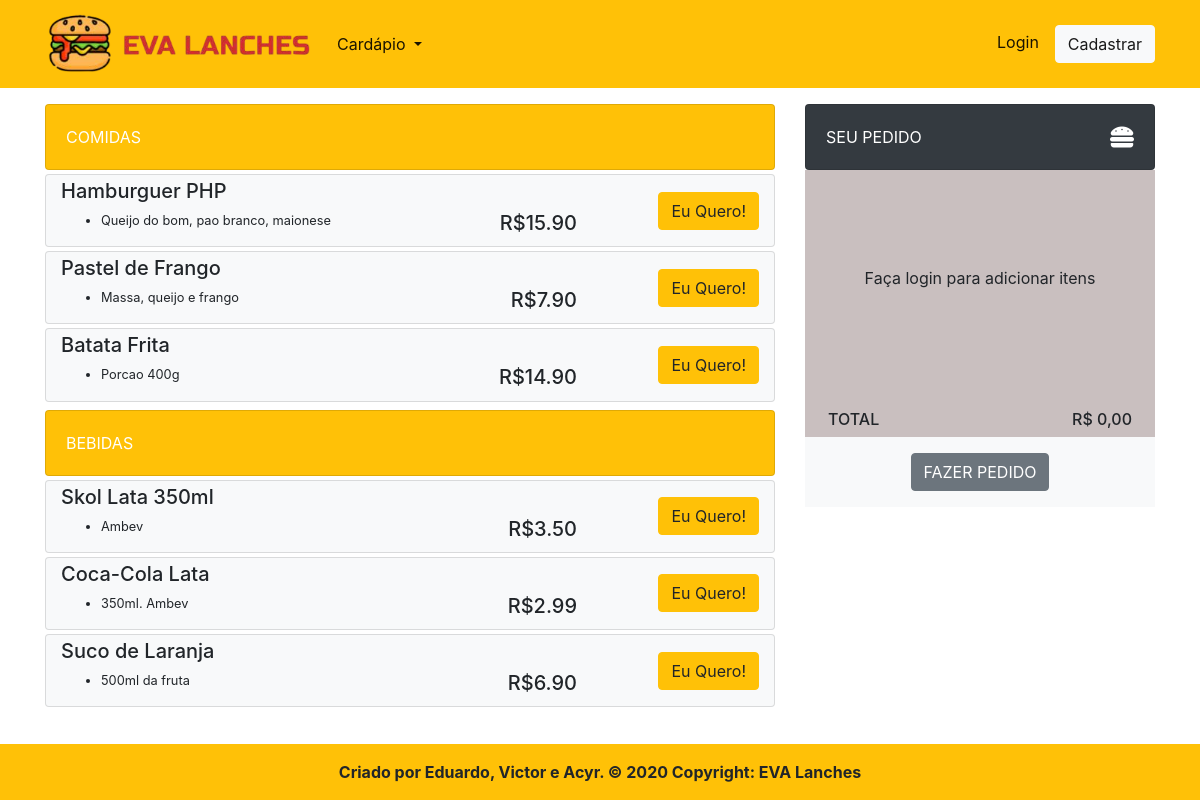
/View/index.php, run on the app's committed database.
### tables this page shows
CREATE TABLE `itens` (
  `id_item` int(11) NOT NULL,
  `nome` varchar(30) NOT NULL,
  `preco` decimal(11,2) NOT NULL,
  `descricao` varchar(50) NOT NULL,
  `fornecedor` varchar(30) NOT NULL,
  `tipo` varchar(20) NOT NULL
);

### View/listarComidas.php (the view, shortened to what this page needs)
<?php
$minhaConexao = Conexao::getConnection();
$sql = $minhaConexao->prepare("SELECT * FROM itens WHERE tipo = 'comida'");
$sql->execute();
while ($registro = $sql->fetch(PDO::FETCH_ASSOC)) {
    $id = $registro['id_item'];
    $nome = $registro['nome'];
    $descricao = $registro['descricao'];
    $preco = $registro['preco'];
?>
    <div class="container card bg-light mt-1">
        <div class="row">
            <div class="col-md-9">
                <h5 class="mt-1"><?php echo $nome ?></h5>
                <h5 class="float-right my-auto text-right">R$<?php echo $preco ?></h5>
                <ul>
                    <li class="small"><?php echo $descricao ?></li>
                </ul>
            </div>
            <div class="col-md-3 my-auto">
                <?php echo "<a class='btn btn-warning float-right' href='carrinho.php?&acao=add&id=" . $id . "'>Eu Quero!</a>" ?>
            </div>
        </div>
    </div>
<?php
}
?>

### View/listarBebidas.php (shortened to what this page needs)
<?php
$minhaConexao = Conexao::getConnection();
$sql = $minhaConexao->prepare("SELECT * FROM itens WHERE tipo = 'bebida'");
$sql->execute();
while ($registro = $sql->fetch(PDO::FETCH_ASSOC)) {
    $id = $registro['id_item'];
    $nome = $registro['nome'];
    $fornecedor = $registro['fornecedor'];
    $preco = $registro['preco'];
?>
    <div class="container card bg-light mt-1">
        <div class="row">
            <div class="col-md-9">
                <h5 class="mt-1"><?php echo $nome ?></h5>
                <h5 class="float-right my-auto text-right">R$<?php echo $preco ?></h5>
                <ul>
                    <li class="small"><?php echo $fornecedor ?></li>
                </ul>
            </div>
            <div class="col-md-3 my-auto">
                <?php echo "<a class='btn btn-warning float-right' href='carrinho.php?&acao=add&id=" . $id . "'>Eu Quero!</a>" ?>
            </div>
        </div>
    </div>
<?php
}
?>

### data on the page
itens: nome "Hamburguer PHP", preco "15.90", descricao "Queijo do bom, pao branco, maionese"
itens: nome "Pastel de Frango", preco "7.90", descricao "Massa, queijo e frango"
itens: nome "Batata Frita", preco "14.90", descricao "Porcao 400g"
itens: nome "Skol Lata 350ml", preco "3.50", fornecedor "Ambev"
itens: nome "Coca-Cola Lata", preco "2.99", fornecedor "350ml. Ambev"
itens: nome "Suco de Laranja", preco "6.90", fornecedor "500ml da fruta"

### other printed values
str_replace("index.php", "Cardápio", $paginaLink) "Cardápio"
